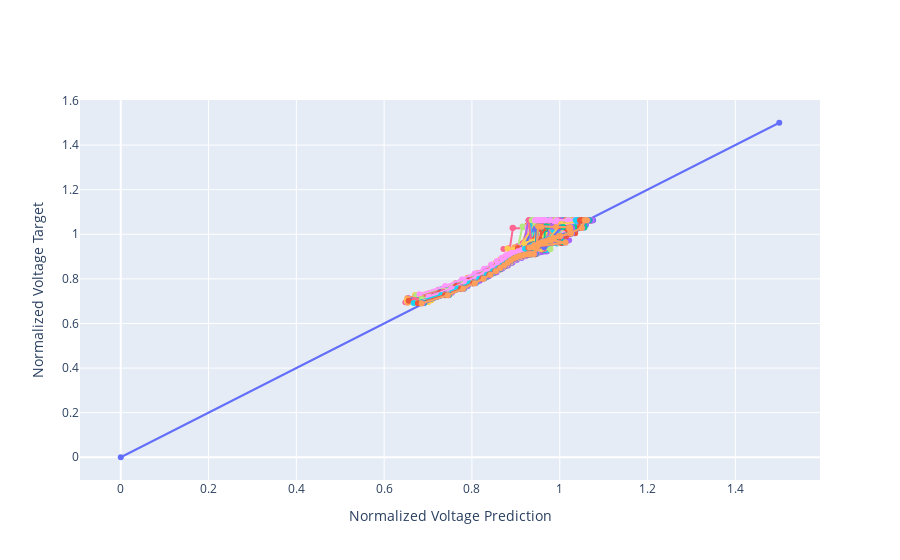

Notebook cell for this chart:
### Markdown cell above
## Parity Plot of Training Error

### Code cell
# random plotting traing error at some interval = skip to not make the plot rendering too slow
batch_size = datasets["batch_size"]
skip = 70

fig = go.Figure()
fig.add_trace(go.Scatter(x=[0, 1.5], y=[0, 1.5], showlegend=False, mode="markers+lines"))
for i in range(0, len(datasets["X_train"]), batch_size * skip):
    df_pred = pd.DataFrame(model.predict(datasets["X_train"][i : i + batch_size], verbose=0, batch_size=batch_size))
    df_train = pd.DataFrame(datasets["y_train"][i : i + batch_size])
    fig.add_trace(
        go.Scatter(
            x=df_pred[0].values,
            y=df_train[0].values,
            showlegend=False,
            mode="markers+lines",
        )
    )

fig.update_yaxes(title="Normalized Voltage Target")
fig.update_xaxes(title="Normalized Voltage Prediction")
